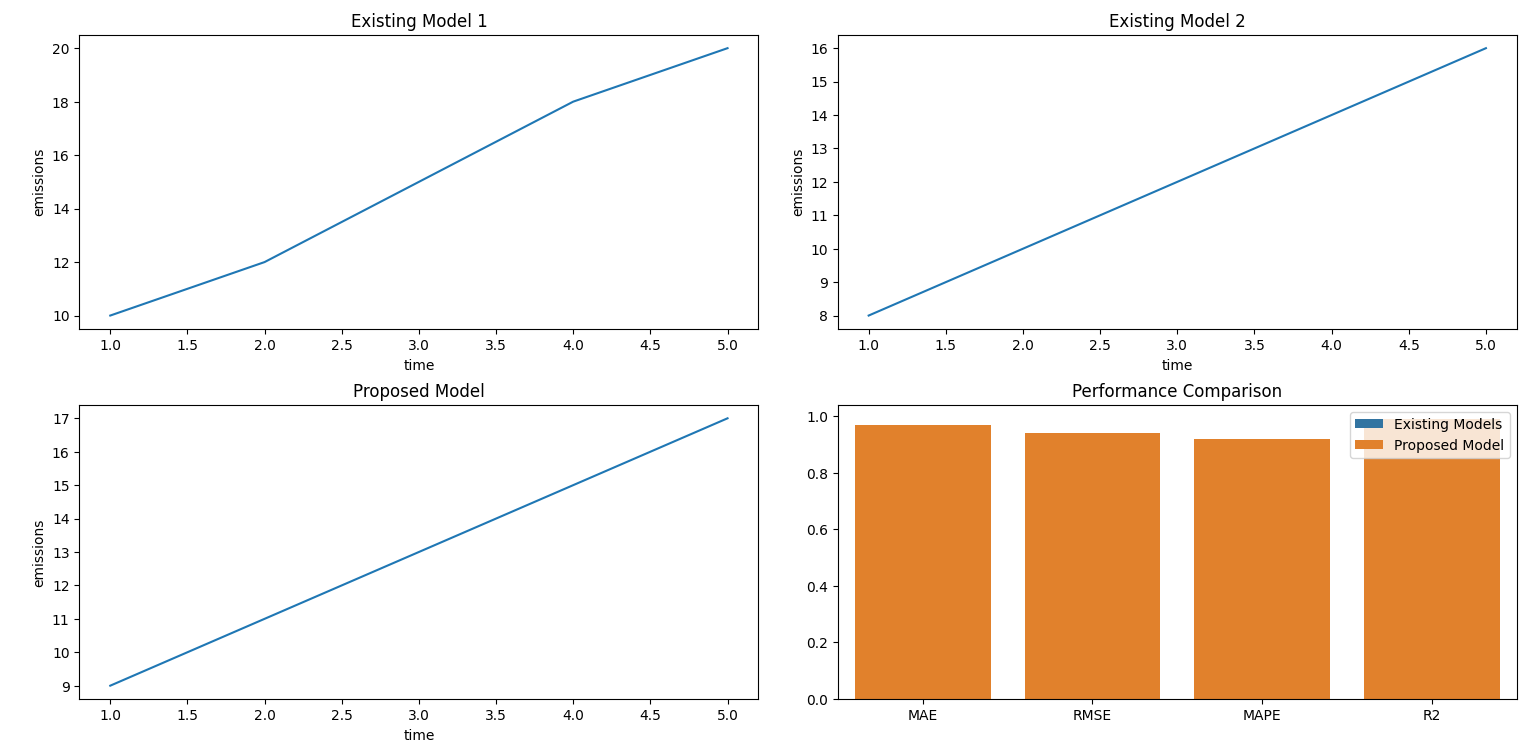

The script that drew this image:
import matplotlib.pyplot as plt
import seaborn as sns

# Sample data for existing models
existing_model_data = [
    {
        "time": [1, 2, 3, 4, 5],
        "emissions": [10, 12, 15, 18, 20]
    },
    {
        "time": [1, 2, 3, 4, 5],
        "emissions": [8, 10, 12, 14, 16]
    }
]

# Sample data for the proposed model
proposed_model_data = {
    "time": [1, 2, 3, 4, 5],
    "emissions": [9, 11, 13, 15, 17]
}

# Performance metrics (replace with actual values)
existing_model_performance = [0.95, 0.92, 0.90, 0.98]
proposed_model_performance = [0.97, 0.94, 0.92, 0.99]

# Set up the figure and subplots
fig, axs = plt.subplots(nrows=2, ncols=2, figsize=(12, 8))

# Plot historical vs. predicted emissions for existing models
for i, model_data in enumerate(existing_model_data):
    model_title = f"Existing Model {i+1}"
    sns.lineplot(x='time', y='emissions', data=model_data, ax=axs[0, i])
    axs[0, i].set_title(model_title)

# Plot historical vs. predicted emissions for the proposed model
sns.lineplot(x='time', y='emissions', data=proposed_model_data, ax=axs[1, 0])
axs[1, 0].set_title("Proposed Model")

# Create a bar chart for performance metrics
metrics = ['MAE', 'RMSE', 'MAPE', 'R2']
sns.barplot(x=metrics, y=existing_model_performance,
            ax=axs[1, 1], label="Existing Models")
sns.barplot(x=metrics, y=proposed_model_performance,
            ax=axs[1, 1], label="Proposed Model")
axs[1, 1].set_title("Performance Comparison")
axs[1, 1].legend()

# Add labels, titles, and legends
plt.tight_layout()
plt.show()
